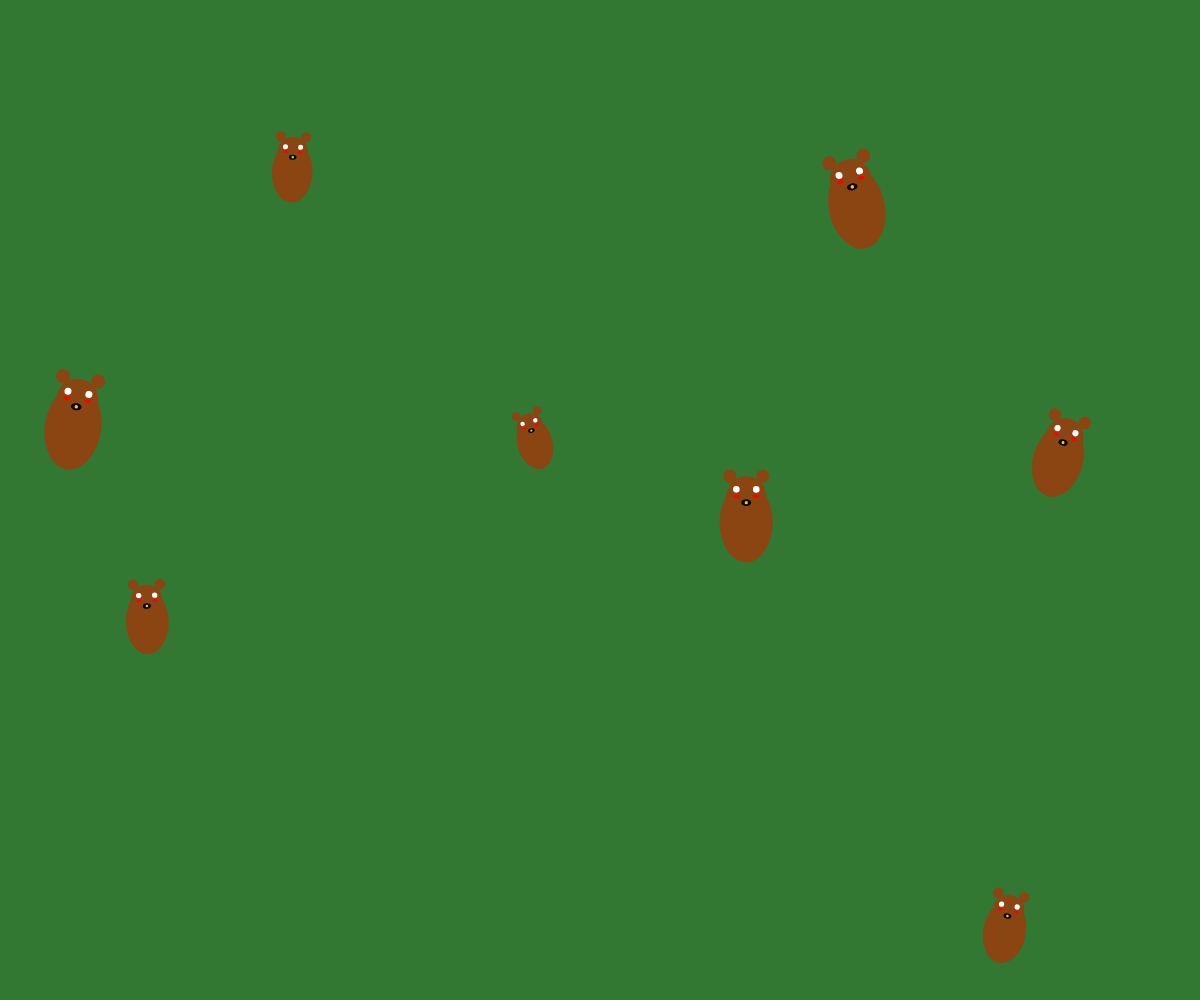
Frame 1 (no input)
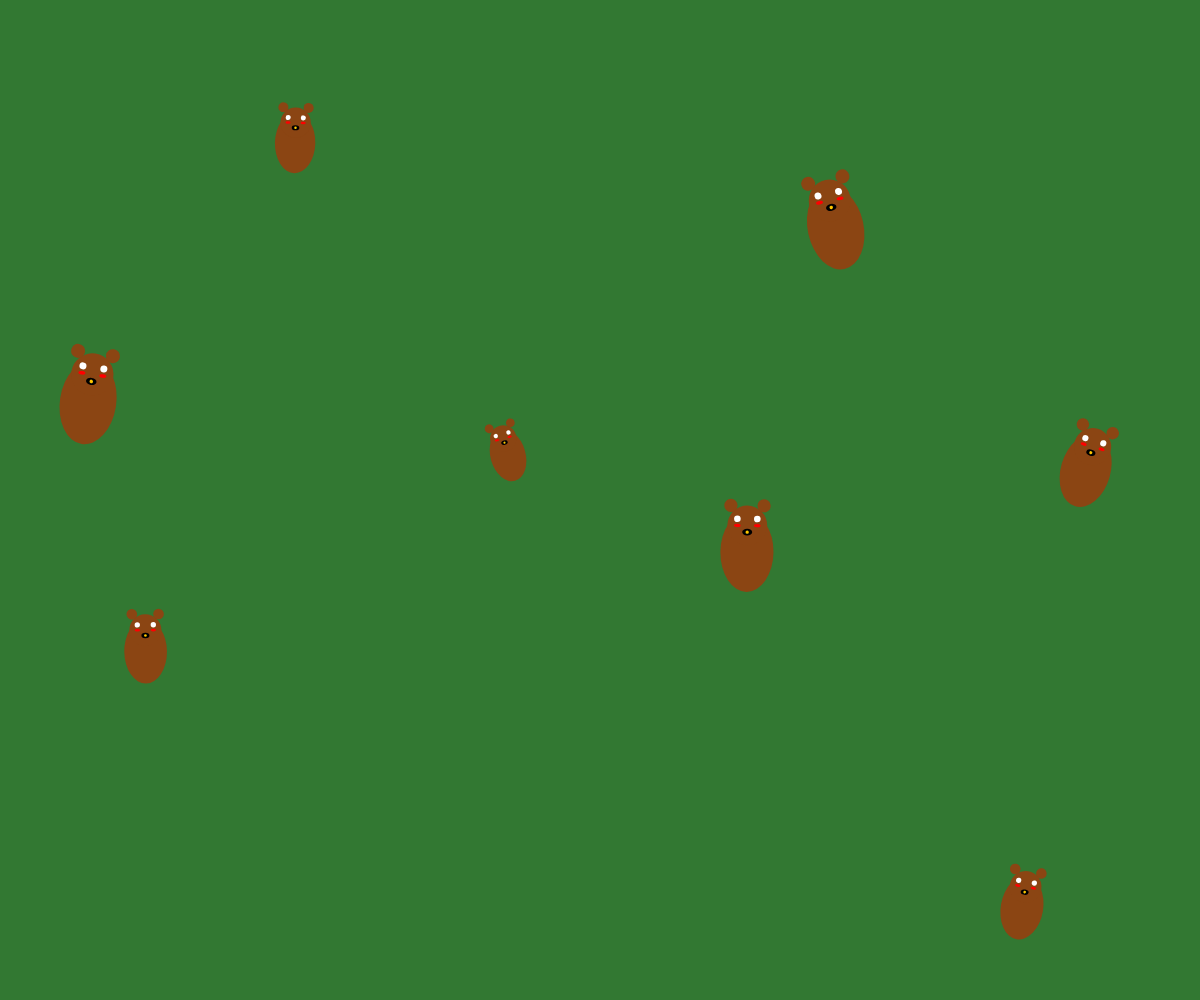
Frame 60 (no input)
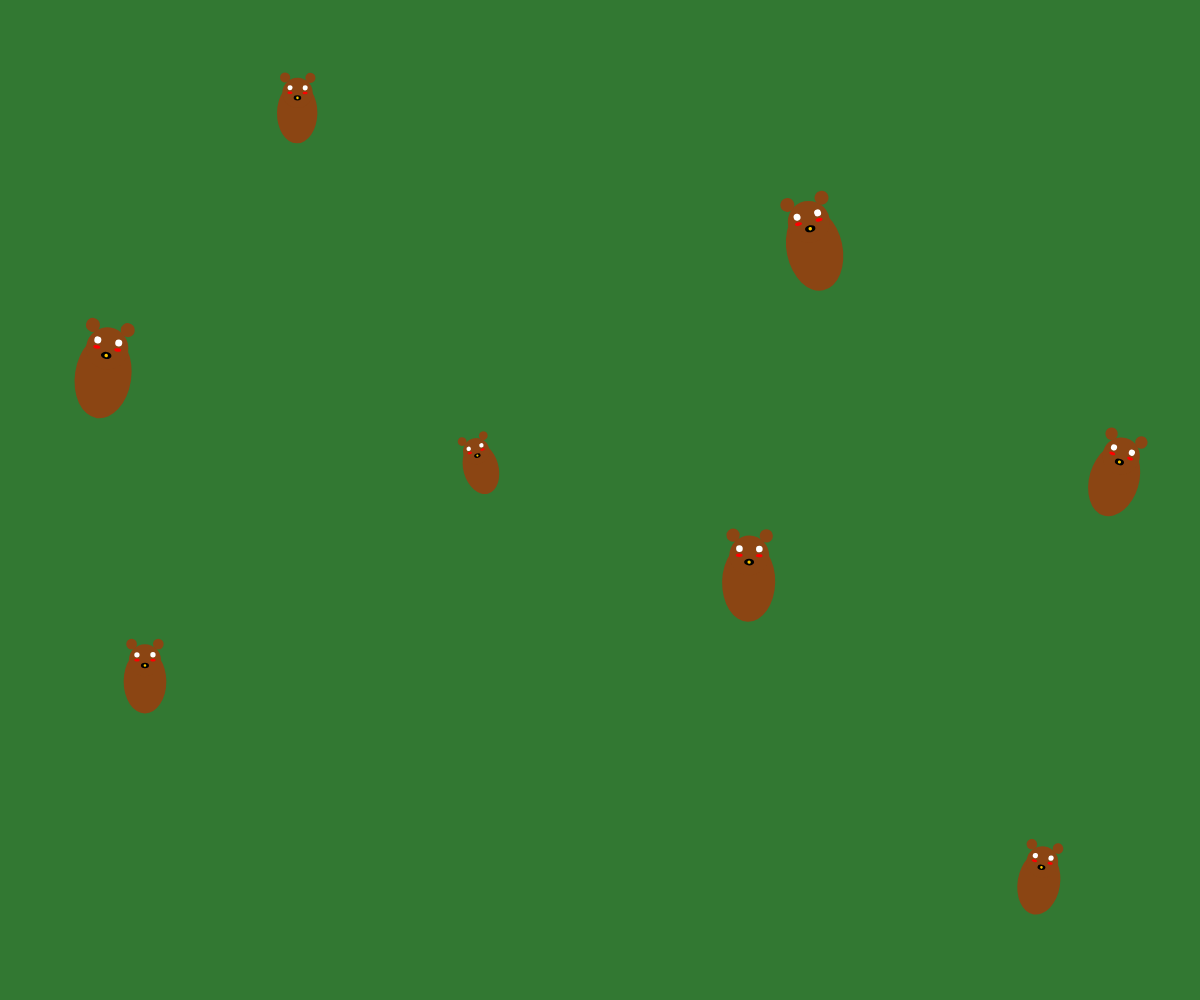
Frame 120 (the mouse pressed at the canvas centre since frame 60)

The p5.js sketch that drew these frames (run headless with seeded random() and noise() and a simulated clock; from frame 60 on, the mouse is pressed at the canvas centre):

// p5.js sketch
// ── sketch.js
let bears = [];
let time = 0;

function setup() {
  createCanvas(windowWidth, windowHeight);
  // Create multiple bear figures with different positions and sizes
  for (let i = 0; i < 8; i++) {
    bears.push({
      x: random(width),
      y: random(height),
      size: random(40, 80),
      angle: random(TWO_PI),
      sway: random(1000),
      speed: random(0.01, 0.03)
    });
  }
}

function draw() {
  background(50, 120, 50); // Earthy green background
  time += 0.02;

  for (let bear of bears) {
    // Update bear position and angle with rhythmic motion
    bear.x += sin(time * bear.speed + bear.sway) * 0.5;
    bear.y += cos(time * bear.speed + bear.sway) * 0.5;
    bear.angle = sin(time * bear.speed + bear.sway) * 0.3;

    // Keep bears within canvas bounds
    if (bear.x < 0 || bear.x > width) bear.x = random(width);
    if (bear.y < 0 || bear.y > height) bear.y = random(height);

    push();
    translate(bear.x, bear.y);
    rotate(bear.angle);

    // Draw bear silhouette using a combination of ellipses and arcs
    fill(139, 69, 19); // Brown body
    noStroke();

    // Bear body
    ellipse(0, 0, bear.size * 0.8, bear.size * 1.2);

    // Bear head
    ellipse(0, -bear.size * 0.4, bear.size * 0.6, bear.size * 0.6);

    // Bear ears
    fill(139, 69, 19);
    ellipse(-bear.size * 0.25, -bear.size * 0.7, bear.size * 0.2, bear.size * 0.2);
    ellipse(bear.size * 0.25, -bear.size * 0.7, bear.size * 0.2, bear.size * 0.2);

    // Bear eyes
    fill(255);
    ellipse(-bear.size * 0.15, -bear.size * 0.5, bear.size * 0.1, bear.size * 0.1);
    ellipse(bear.size * 0.15, -bear.size * 0.5, bear.size * 0.1, bear.size * 0.1);

    // Bear nose
    fill(0);
    ellipse(0, -bear.size * 0.3, bear.size * 0.15, bear.size * 0.1);

    // Add vibrant colors to make it lively
    fill(255, 200, 0); // Vibrant yellow for nose highlight
    ellipse(0, -bear.size * 0.3, bear.size * 0.05, bear.size * 0.05);

    fill(255, 0, 0); // Red for cheek blush
    ellipse(-bear.size * 0.15, -bear.size * 0.4, bear.size * 0.1, bear.size * 0.05);
    ellipse(bear.size * 0.15, -bear.size * 0.4, bear.size * 0.1, bear.size * 0.05);

    pop();
  }
}

function windowResized() {
  resizeCanvas(windowWidth, windowHeight);
}
